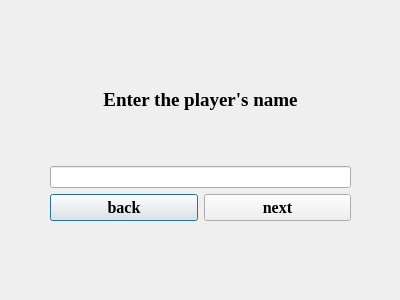
<?xml version="1.0" encoding="UTF-8"?>
<ui version="4.0">
 <class>Player</class>
 <widget class="QDialog" name="Player">
  <property name="geometry">
   <rect>
    <x>0</x>
    <y>0</y>
    <width>400</width>
    <height>300</height>
   </rect>
  </property>
  <property name="windowTitle">
   <string>Santa Game</string>
  </property>
  <property name="windowIcon">
   <iconset>
    <normaloff>icon.png</normaloff>icon.png</iconset>
  </property>
  <widget class="QWidget" name="">
   <property name="geometry">
    <rect>
     <x>50</x>
     <y>40</y>
     <width>301</width>
     <height>181</height>
    </rect>
   </property>
   <layout class="QVBoxLayout" name="verticalLayout">
    <item>
     <widget class="QLabel" name="label">
      <property name="palette">
       <palette>
        <active>
         <colorrole role="Text">
          <brush brushstyle="SolidPattern">
           <color alpha="255">
            <red>255</red>
            <green>255</green>
            <blue>255</blue>
           </color>
          </brush>
         </colorrole>
        </active>
        <inactive>
         <colorrole role="Text">
          <brush brushstyle="SolidPattern">
           <color alpha="255">
            <red>255</red>
            <green>255</green>
            <blue>255</blue>
           </color>
          </brush>
         </colorrole>
        </inactive>
        <disabled>
         <colorrole role="Text">
          <brush brushstyle="SolidPattern">
           <color alpha="255">
            <red>120</red>
            <green>120</green>
            <blue>120</blue>
           </color>
          </brush>
         </colorrole>
        </disabled>
       </palette>
      </property>
      <property name="font">
       <font>
        <family>Times New Roman</family>
        <pointsize>14</pointsize>
        <weight>75</weight>
        <bold>true</bold>
       </font>
      </property>
      <property name="text">
       <string>Enter the player's name</string>
      </property>
      <property name="alignment">
       <set>Qt::AlignCenter</set>
      </property>
     </widget>
    </item>
    <item>
     <widget class="QLineEdit" name="lineEdit"/>
    </item>
    <item>
     <layout class="QHBoxLayout" name="horizontalLayout">
      <item>
       <widget class="QPushButton" name="back">
        <property name="font">
         <font>
          <family>Times New Roman</family>
          <pointsize>12</pointsize>
          <weight>75</weight>
          <bold>true</bold>
         </font>
        </property>
        <property name="text">
         <string>back</string>
        </property>
       </widget>
      </item>
      <item>
       <widget class="QPushButton" name="next">
        <property name="font">
         <font>
          <family>Times New Roman</family>
          <pointsize>12</pointsize>
          <weight>75</weight>
          <bold>true</bold>
         </font>
        </property>
        <property name="text">
         <string>next</string>
        </property>
       </widget>
      </item>
     </layout>
    </item>
   </layout>
  </widget>
  <zorder>label</zorder>
  <zorder>lineEdit</zorder>
  <zorder>back</zorder>
  <zorder>next</zorder>
  <zorder>label</zorder>
  <zorder></zorder>
 </widget>
 <resources/>
 <connections/>
</ui>
